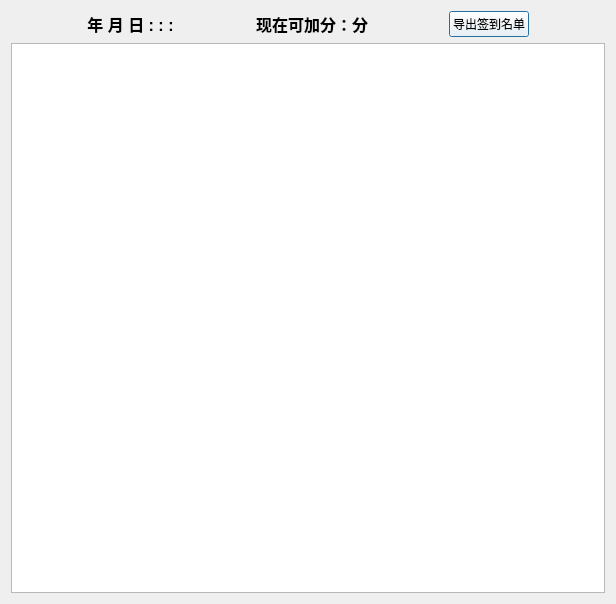
<?xml version="1.0" encoding="UTF-8"?>
<ui version="4.0">
 <class>Signin</class>
 <widget class="QDialog" name="Signin">
  <property name="geometry">
   <rect>
    <x>0</x>
    <y>0</y>
    <width>616</width>
    <height>604</height>
   </rect>
  </property>
  <property name="windowTitle">
   <string>签到</string>
  </property>
  <property name="windowIcon">
   <iconset>
    <normaloff>Signin.ico</normaloff>Signin.ico</iconset>
  </property>
  <layout class="QVBoxLayout" name="verticalLayout">
   <item>
    <layout class="QVBoxLayout" name="verticalLayout_2">
     <item>
      <layout class="QHBoxLayout" name="horizontalLayout">
       <item>
        <spacer name="horizontalSpacer">
         <property name="orientation">
          <enum>Qt::Horizontal</enum>
         </property>
         <property name="sizeHint" stdset="0">
          <size>
           <width>40</width>
           <height>20</height>
          </size>
         </property>
        </spacer>
       </item>
       <item>
        <widget class="QLabel" name="label">
         <property name="toolTip">
          <string>现在时间</string>
         </property>
         <property name="text">
          <string>&lt;html&gt;&lt;head/&gt;&lt;body&gt;&lt;p align=&quot;center&quot;&gt;&lt;span style=&quot; font-size:12pt; font-weight:600;&quot;&gt;年 月 日 : : :&lt;/span&gt;&lt;/p&gt;&lt;/body&gt;&lt;/html&gt;</string>
         </property>
        </widget>
       </item>
       <item>
        <spacer name="horizontalSpacer_2">
         <property name="orientation">
          <enum>Qt::Horizontal</enum>
         </property>
         <property name="sizeHint" stdset="0">
          <size>
           <width>40</width>
           <height>20</height>
          </size>
         </property>
        </spacer>
       </item>
       <item>
        <widget class="QLabel" name="label_2">
         <property name="toolTip">
          <string>现在可加分</string>
         </property>
         <property name="text">
          <string>&lt;html&gt;&lt;head/&gt;&lt;body&gt;&lt;p align=&quot;center&quot;&gt;&lt;span style=&quot; font-size:12pt; font-weight:600;&quot;&gt;现在可加分：&lt;/span&gt;&lt;span style=&quot; font-size:12pt; font-weight:600; color:#000000;&quot;&gt;分&lt;/span&gt;&lt;/p&gt;&lt;/body&gt;&lt;/html&gt;</string>
         </property>
        </widget>
       </item>
       <item>
        <spacer name="horizontalSpacer_4">
         <property name="orientation">
          <enum>Qt::Horizontal</enum>
         </property>
         <property name="sizeHint" stdset="0">
          <size>
           <width>40</width>
           <height>20</height>
          </size>
         </property>
        </spacer>
       </item>
       <item>
        <widget class="QPushButton" name="pushButton">
         <property name="styleSheet">
          <string notr="true">font: 11pt &quot;Microsoft YaHei UI&quot;;
color: rgb(0, 0, 0);
background-color: rgb(255, 255, 255);</string>
         </property>
         <property name="text">
          <string>导出签到名单</string>
         </property>
        </widget>
       </item>
       <item>
        <spacer name="horizontalSpacer_3">
         <property name="orientation">
          <enum>Qt::Horizontal</enum>
         </property>
         <property name="sizeHint" stdset="0">
          <size>
           <width>40</width>
           <height>20</height>
          </size>
         </property>
        </spacer>
       </item>
      </layout>
     </item>
     <item>
      <widget class="QTableWidget" name="tableWidget">
       <property name="toolTip">
        <string>双击签到</string>
       </property>
       <attribute name="horizontalHeaderHighlightSections">
        <bool>true</bool>
       </attribute>
      </widget>
     </item>
    </layout>
   </item>
  </layout>
 </widget>
 <resources/>
 <connections/>
</ui>
